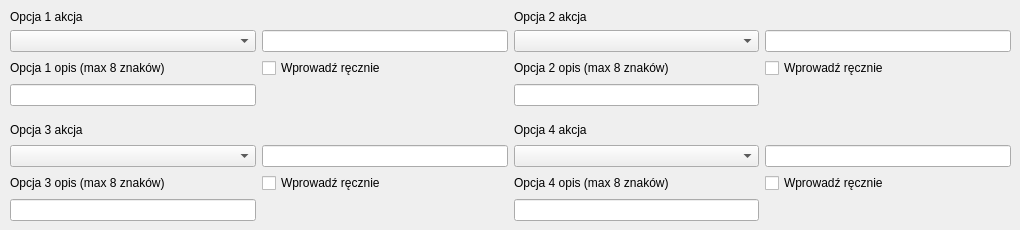
      <widget class="QWidget" name="tab_5">
       <attribute name="title">
        <string>4</string>
       </attribute>
       <widget class="QWidget" name="gridLayoutWidget_8">
        <property name="geometry">
         <rect>
          <x>10</x>
          <y>10</y>
          <width>1001</width>
          <height>96</height>
         </rect>
        </property>
        <layout class="QGridLayout" name="gridLayout_11">
         <item row="1" column="2">
          <widget class="QComboBox" name="konf_command_cbx_42"/>
         </item>
         <item row="2" column="0">
          <widget class="QLabel" name="label_39">
           <property name="text">
            <string>Opcja 1 opis (max 8 znaków)</string>
           </property>
          </widget>
         </item>
         <item row="0" column="0">
          <widget class="QLabel" name="label_41">
           <property name="text">
            <string>Opcja 1 akcja</string>
           </property>
          </widget>
         </item>
         <item row="0" column="2">
          <widget class="QLabel" name="label_42">
           <property name="text">
            <string>Opcja 2 akcja</string>
           </property>
          </widget>
         </item>
         <item row="3" column="2">
          <widget class="QLineEdit" name="konf_tbx_42">
           <property name="maxLength">
            <number>8</number>
           </property>
          </widget>
         </item>
         <item row="3" column="0">
          <widget class="QLineEdit" name="konf_tbx_41">
           <property name="maxLength">
            <number>8</number>
           </property>
          </widget>
         </item>
         <item row="1" column="1">
          <widget class="QLineEdit" name="konf_command_tbx_41"/>
         </item>
         <item row="2" column="2">
          <widget class="QLabel" name="label_40">
           <property name="text">
            <string>Opcja 2 opis (max 8 znaków)</string>
           </property>
          </widget>
         </item>
         <item row="1" column="0">
          <widget class="QComboBox" name="konf_command_cbx_41"/>
         </item>
         <item row="1" column="3">
          <widget class="QLineEdit" name="konf_command_tbx_42"/>
         </item>
         <item row="2" column="1">
          <widget class="QCheckBox" name="konf_checkbox_41">
           <property name="text">
            <string>Wprowadź ręcznie</string>
           </property>
          </widget>
         </item>
         <item row="2" column="3">
          <widget class="QCheckBox" name="konf_checkbox_42">
           <property name="text">
            <string>Wprowadź ręcznie</string>
           </property>
          </widget>
         </item>
        </layout>
       </widget>
       <widget class="QWidget" name="gridLayoutWidget_9">
        <property name="geometry">
         <rect>
          <x>10</x>
          <y>120</y>
          <width>1001</width>
          <height>101</height>
         </rect>
        </property>
        <layout class="QGridLayout" name="gridLayout_12">
         <item row="2" column="2">
          <widget class="QLabel" name="label_44">
           <property name="text">
            <string>Opcja 4 opis (max 8 znaków)</string>
           </property>
          </widget>
         </item>
         <item row="0" column="0">
          <widget class="QLabel" name="label_45">
           <property name="text">
            <string>Opcja 3 akcja</string>
           </property>
          </widget>
         </item>
         <item row="2" column="0">
          <widget class="QLabel" name="label_43">
           <property name="text">
            <string>Opcja 3 opis (max 8 znaków)</string>
           </property>
          </widget>
         </item>
         <item row="1" column="1">
          <widget class="QLineEdit" name="konf_command_tbx_43"/>
         </item>
         <item row="3" column="2">
          <widget class="QLineEdit" name="konf_tbx_44">
           <property name="maxLength">
            <number>8</number>
           </property>
          </widget>
         </item>
         <item row="1" column="2">
          <widget class="QComboBox" name="konf_command_cbx_44"/>
         </item>
         <item row="3" column="0">
          <widget class="QLineEdit" name="konf_tbx_43">
           <property name="maxLength">
            <number>8</number>
           </property>
          </widget>
         </item>
         <item row="1" column="0">
          <widget class="QComboBox" name="konf_command_cbx_43"/>
         </item>
         <item row="0" column="2">
          <widget class="QLabel" name="label_46">
           <property name="text">
            <string>Opcja 4 akcja</string>
           </property>
          </widget>
         </item>
         <item row="1" column="3">
          <widget class="QLineEdit" name="konf_command_tbx_44"/>
         </item>
         <item row="2" column="1">
          <widget class="QCheckBox" name="konf_checkbox_43">
           <property name="text">
            <string>Wprowadź ręcznie</string>
           </property>
          </widget>
         </item>
         <item row="2" column="3">
          <widget class="QCheckBox" name="konf_checkbox_44">
           <property name="text">
            <string>Wprowadź ręcznie</string>
           </property>
          </widget>
         </item>
        </layout>
       </widget>
      </widget>
